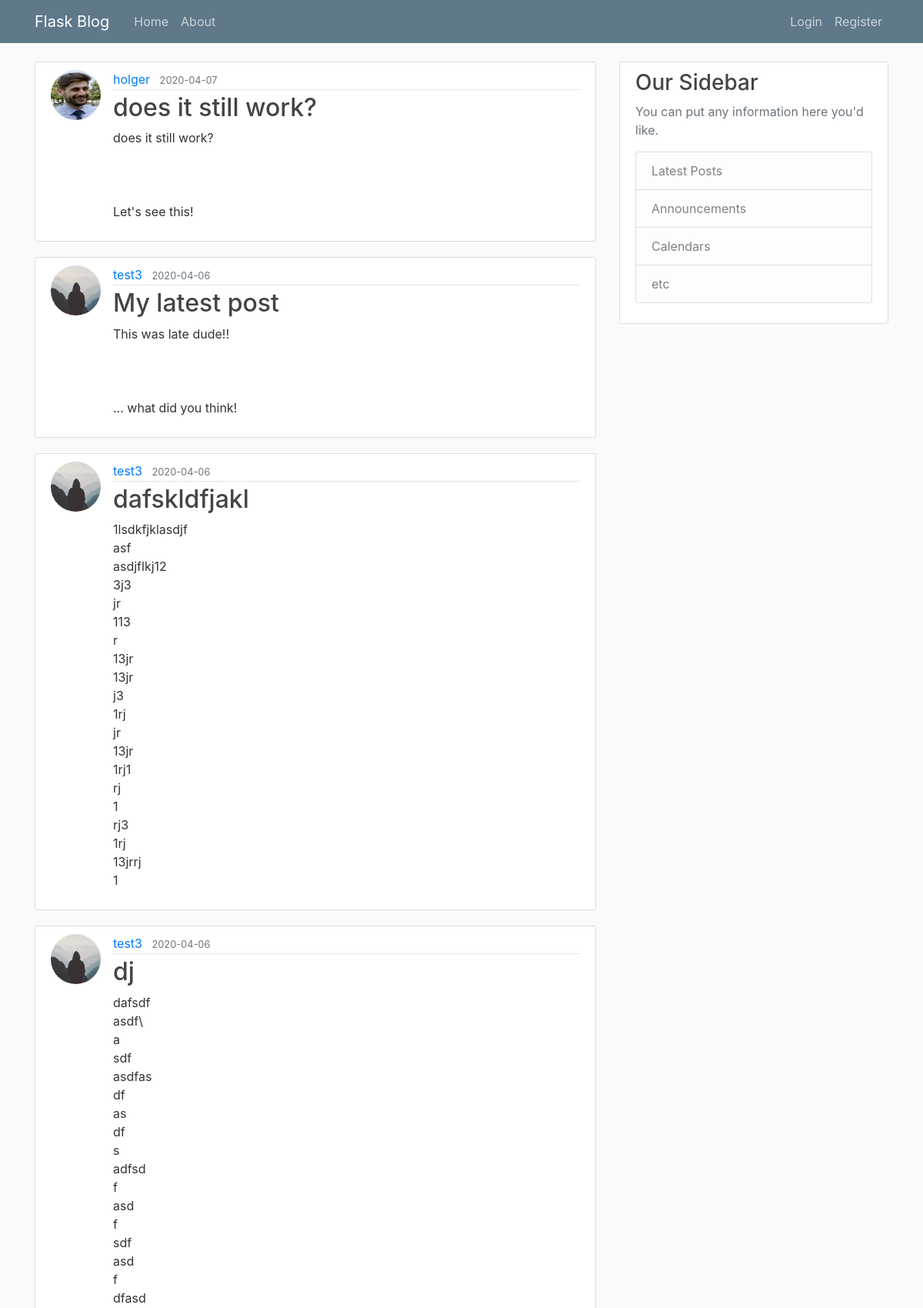
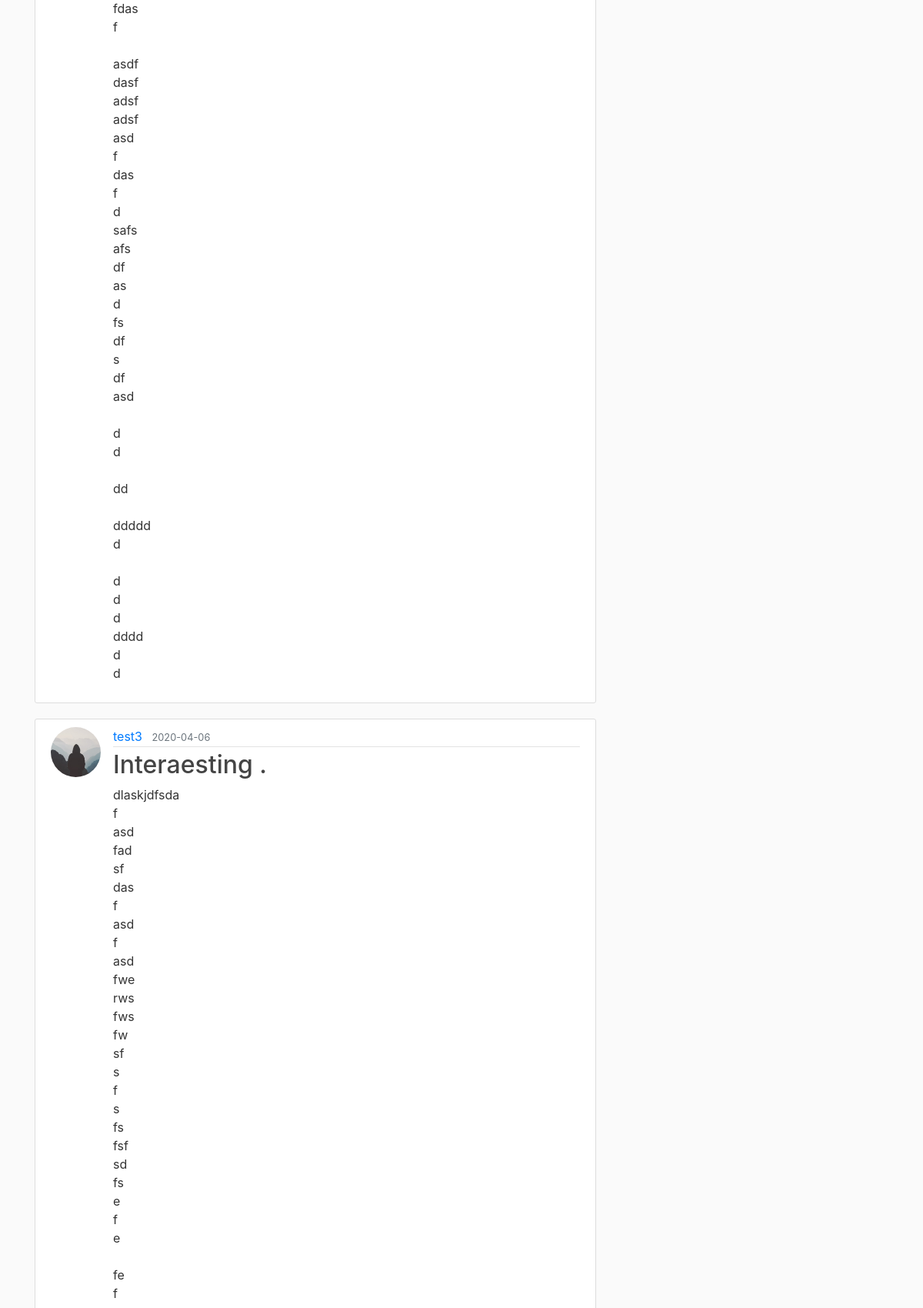
The page /home (upper part) on the database its author committed (2 pictures, top to bottom).
### flaskblog/models.py (models this page shows, shortened)
class Post(db.Model):
    id = db.Column(db.Integer, primary_key=True)
    title = db.Column(db.String(100), nullable=True)
    date_posted = db.Column(db.DateTime, nullable=False, default=datetime.utcnow)
    content = db.Column(db.Text, nullable=False)
    user_id = db.Column(db.Integer, db.ForeignKey('user.id'), nullable=False)

class User(db.Model, UserMixin):
    id = db.Column(db.Integer, primary_key=True)
    username = db.Column(db.String(20), unique=True, nullable=False)
    email = db.Column(db.String(120), unique=True, nullable=False)
    image_file = db.Column(db.String(20), nullable=False, default='default.jpg')
    password = db.Column(db.String(60), nullable=False)
    posts = db.relationship('Post', backref = 'author', lazy=True)

### flaskblog/main/routes.py (the view)
@main.route("/")
@main.route("/home")
def home():
    page=request.args.get('page', 1, type=int)
    posts = Post.query.order_by(Post.date_posted.desc()).paginate(page=page, per_page=5)
    return render_template('home.html', posts=posts)

### flaskblog/templates/home.html (shortened to what this page needs)
{% extends "layout.html" %}
{% block content %}
    {% for post in posts.items %}
    <article class="media content-section">
      <img class = "rounded-circle article-img" src="{{url_for('static', filename='profile_pics/' + post.author.image_file)}}">
        <div class="media-body">
          <div class="article-metadata">
            <a class="mr-2" href="{{url_for('users.user_posts', username=post.author.username)}}">{{ post.author.username }}</a>
            <small class="text-muted">{{ post.date_posted.strftime('%Y-%m-%d') }}</small>
          </div>
          <h2><a class="article-title" href="{{url_for('posts.post', post_id=post.id)}}"> {{ post.title }}</a></h2>
          <p class="article-content">{{ post.content }}</p>
        </div>
      </article>
    {% endfor %}
{% endblock content %}

### flaskblog/static/main.css (style rules this page uses)
body { background: #fafafa; color: #333333; margin-top: 5rem; }
h1, h2, h3, h4, h5, h6 { color: #444444; }
.content-section { background: #ffffff; padding: 10px 20px; border: 1px solid #dddddd; border-radius: 3px; margin-bottom: 20px; }
.article-title { color: #444444; }
.article-content { white-space: pre-line; }
.article-img { height: 65px; width: 65px; margin-right: 16px; }
.article-metadata { padding-bottom: 1px; margin-bottom: 4px; border-bottom: 1px solid #e3e3e3 }

### rows shown on the page
Post: image_file (picture), author.username "holger", date_posted "2020-04-07", title "does it still work?", content "does it still work? Let's see this!"
Post: image_file (placeholder picture), author.username "test3", date_posted "2020-04-06", title "My latest post", content "This was late dude!! ... what did you think!"
Post: image_file (placeholder picture), author.username "test3", date_posted "2020-04-06", title "dafskldfjakl", content "1lsdkfjklasdjf asf asdjflkj12 3j3 jr 113 r 13jr 13jr j3 1rj jr 13jr 1rj1 rj 1 rj3 1rj 13jrrj 1"
Post: image_file (placeholder picture), author.username "test3", date_posted "2020-04-06", title "dj", content "dafsdf asdf\\ a sdf asdfas df as df s adfsd f asd f sdf asd f dfasd fdas f asdf dasf adsf adsf asd f das f d safs afs df as d fs df s df asd d d dd ddddd d d d d dddd d d"
Post: image_file (placeholder picture), author.username "test3", date_posted "2020-04-06", title "Interaesting ."
